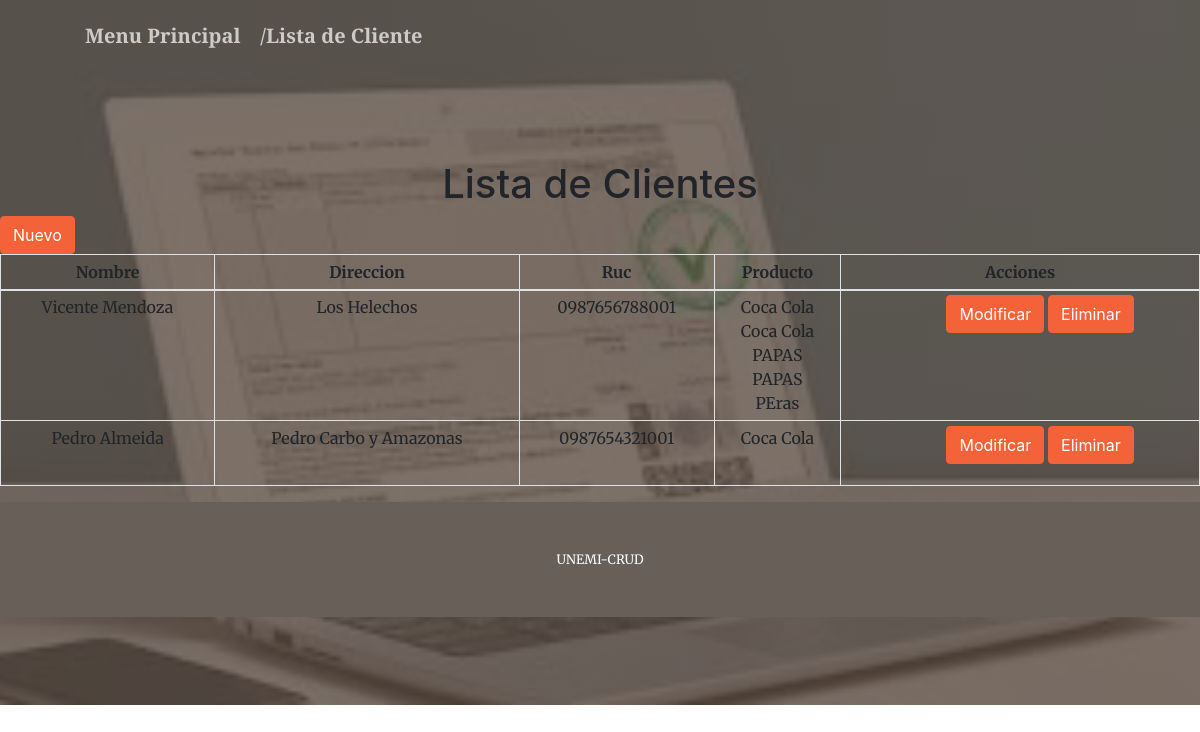
The page /listarcliente/ on the database its author committed.
### ORM_Django/models.py (models this page shows, shortened)
class Cliente(models.Model):
    ruc = models.CharField(max_length=13)
    nombre = models.CharField(max_length=300)
    direccion = models.TextField(blank=True, null=True)
    producto = models.ManyToManyField(Producto)
    class Meta:
        verbose_name = 'Cliente'
        verbose_name_plural = 'Clientes'
        ordering = ["-nombre"]

class Producto(models.Model):
    descripcion = models.CharField(max_length=100)
    precio = models.FloatField(default=0)
    stock = models.IntegerField(default=0)
    iva = models.BooleanField(default=True)
    class Meta:
        verbose_name = 'Producto'
        verbose_name_plural = 'Productos'
        ordering = ["descripcion"]

### ORM_Django/views.py (the view)
# urls.py: path('listarcliente/', listarcliente, name='listarcliente'),
def listarcliente(request):
    cliente = Cliente.objects.all()
    opciones = {'Menu': 'Menu Principal',
                'Contacto':'Lista de Cliente', 'Acerca': 'Acerca del Blog', 'clientes': cliente}
    return render(request, 'listarcliente.html', opciones)

### templates/listarcliente.html (shortened to what this page needs)
<!DOCTYPE html>
<html lang="en">
<head>
    {% load static %}
    <link href="https://cdnjs.cloudflare.com/ajax/libs/magnific-popup.js/1.1.0/magnific-popup.min.css"
          rel="stylesheet"/>
    <link rel="stylesheet" type="text/css" href="https://cdn.datatables.net/v/dt/dt-1.10.21/datatables.min.css"/>
    <link href="{% static 'css/styles.css' %}" rel="stylesheet"/>
</head>
<body id="page-top">
<nav class="navbar navbar-expand-lg navbar-light fixed-top py-3" id="mainNav">
    <div class="container">
        <ul>
            <l1><a class="navbar-brand js-scroll-trigger" href='/'>{{ Menu }}</a></l1>
            <l1><a class="navbar-brand js-scroll-trigger" href='/listarcliente'>/{{ Contacto }}</a></l1>
        </ul>
    </div>
</nav>
<div class="masthead">
    <center><h1> {{ Contacto }}s</h1></center>
    <a class="btn btn-primary" href="{% url 'cliente' %}">Nuevo</a>
    <table id="dtBasicExample" class="table table-hover table-bordered table-sm" cellspacing="0" width="100%">
        <thead>
        <tr>
            <th>
                <center>Nombre</center>
            </th>
            <th>
                <center>Direccion</center>
            </th>
            <th>
                <center>Ruc</center>
            </th>
            <th>
                <center>Producto</center>
            </th>
            <th>
                <center>Acciones</center>
            </th>
        </tr>
        </thead>
        <body>
        {% for cliente in clientes %}
            <tr>
                <td>
                    <center>{{ cliente.nombre }}</center>
                </td>
                <td>
                    <center>{{ cliente.direccion }}</center>
                </td>
                <td>
                    <center>{{ cliente.ruc }}</center>
                </td>
                <td>
                    {% for producto in cliente.producto.all %}
                        <center>{{ producto.descripcion }}</center>
                    {% endfor %}
                </td>
                <td>
                    <center>
                        <ul>
                            <l1><a class="btn btn-primary"
                                   href="{% url 'editarcliente' cliente.id %}">Modificar</a>
                            </l1>
                            <l1><a class="btn btn-primary"
                                   href="{% url 'eliminarcliente' cliente.id %}">Eliminar</a>
                            </l1>
                        </ul>
                    </center>
                </td>
            </tr>
        {% endfor %}
        </body>
    </table>
    <footer class="bg-light py-5">
        <div class="container">
            <div class="small text-center text-muted">UNEMI-CRUD</div>
        </div>
    </footer>
</div>
</body>
</html>

### rows shown on the page
Cliente: nombre "Vicente Mendoza", direccion "Los Helechos", ruc "0987656788001"
Producto: descripcion "Coca Cola"
Producto: descripcion "Coca Cola"
Producto: descripcion "PAPAS"
Producto: descripcion "PAPAS"
Producto: descripcion "PEras"
Cliente: nombre "Pedro Almeida", direccion "Pedro Carbo y Amazonas", ruc "0987654321001"

### other values the page prints
{{ Menu }} "Menu Principal"
{{ Contacto }} "Lista de Cliente"
